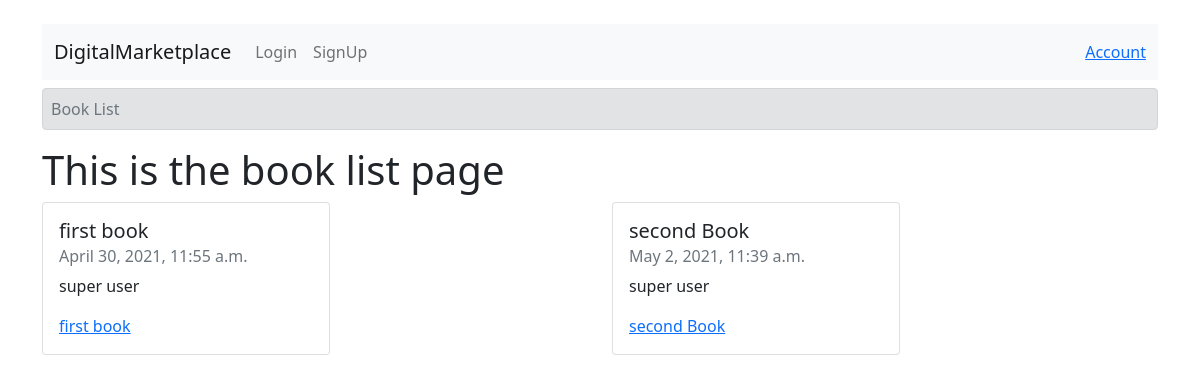
The app's page /, older data.
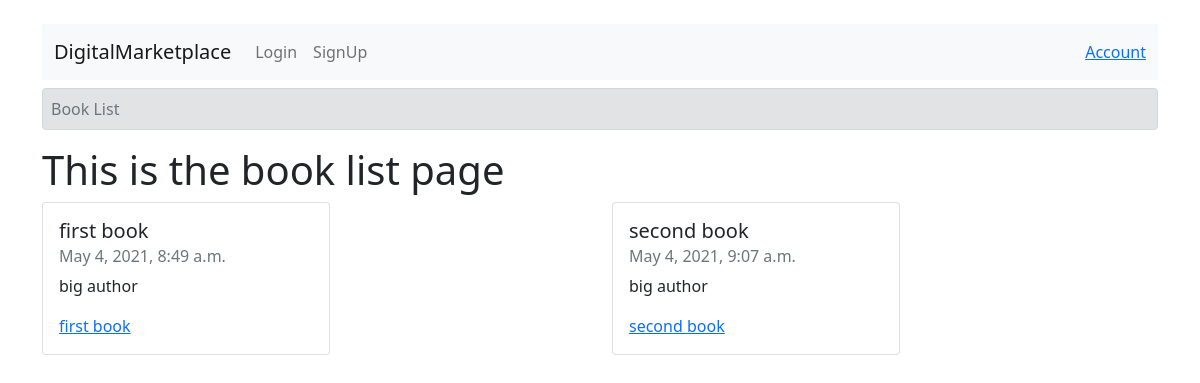
The same page, newer data.
### books/models.py (models this page shows)
class Book(models.Model):
    author = models.ManyToManyField(Author)
    title = models.CharField(max_length=80)
    publication_date = models.DateTimeField()
    isbn = models.CharField(max_length=16)
    slug = models.SlugField()
    cover = models.ImageField()
    price = models.FloatField()
    def __str__(self):
        return self.title
    def get_absolute_url(self):
        return reverse("books:book-detail", kwargs={
            "slug": self.slug
        })

class Author(models.Model):
    first_name = models.CharField(max_length=30)
    last_name = models.CharField(max_length=30)
    slug = models.SlugField()  # this will be for detail view of authors
    def __str__(self):
        return f"{self.first_name} {self.last_name}"

### books/views.py (the view)
# urls.py: path('',book_list,name='book-list'),
def book_list(request):
    queryset = Book.objects.all()
    context = {
        'queryset': queryset,
    }
    return render(request, "book_list.html", context)

### templates/book_list.html (shortened to what this page needs)
{% extends 'base.html' %}
{% block breadcrumb %}
<nav aria-label="breadcrumb">
  <ol class="breadcrumb alert alert-secondary p-2">
    <li class="breadcrumb-item active p-0" aria-current="page">Book List</li>
  </ol>
</nav>
{% endblock breadcrumb %}
{% block content %}
<h1>This is the book list page</h1>
<div class="row">
  {% for book in queryset %}
  <div class="col-md-6">
    <div class="card" style="width: 18rem;">
      <div class="card-body">
        <h5 class="card-title">{{book.title}}</h5>
        <h6 class="card-subtitle mb-2 text-muted">{{book.publication_date}}</h6>
        {% for author in book.author.all %}
        <p class="card-text">
          <span>{{author}}</span>
        </p>
        {% endfor %}
        <a href="{{book.get_absolute_url}}" class="card-link">{{book}}</a>
      </div>
    </div>
  </div>
  {% endfor %}
</div>
{% endblock content %}

Row changes from the older to the newer data that the page shows:
changed Book "first book": publication_date "April 30, 2021, 11:55 a.m." → "May 4, 2021, 8:49 a.m."
changed Author: first_name+last_name "super user" → "big author"
changed Book: title "second Book" → "second book"; publication_date "May 2, 2021, 11:39 a.m." → "May 4, 2021, 9:07 a.m."
